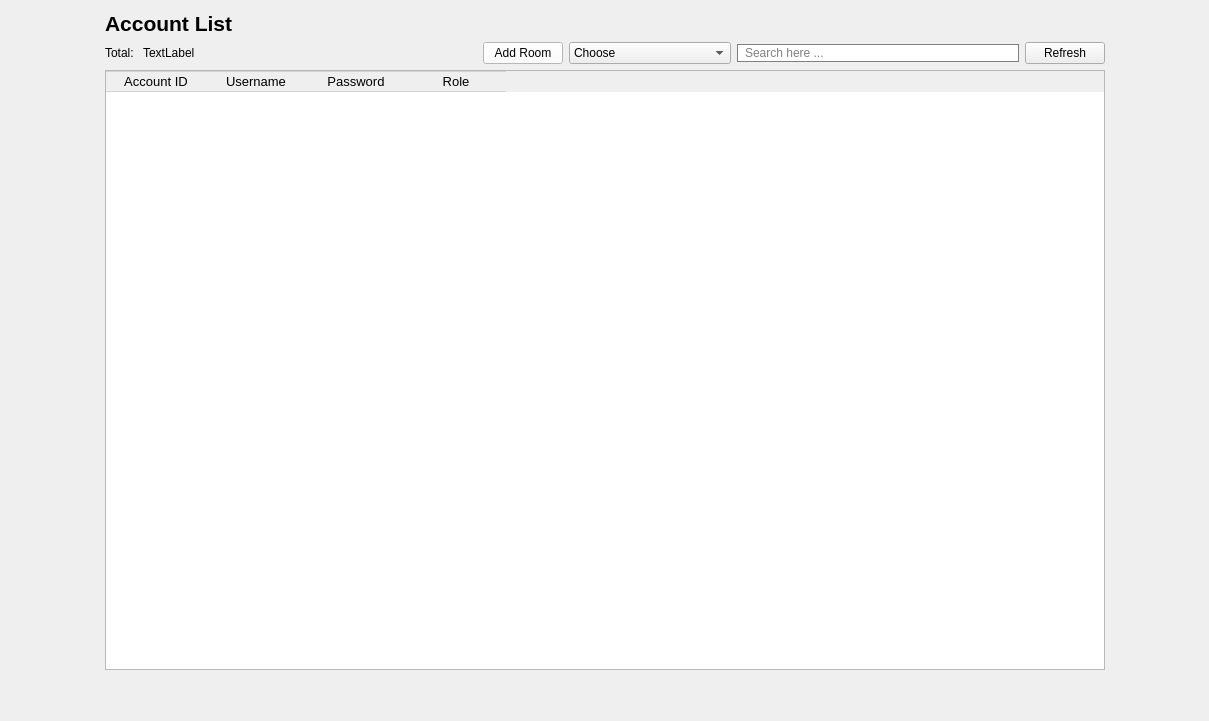
             <widget class="QWidget" name="page_10">
              <layout class="QHBoxLayout" name="horizontalLayout_51">
               <item>
                <spacer name="horizontalSpacer_42">
                 <property name="orientation">
                  <enum>Qt::Orientation::Horizontal</enum>
                 </property>
                 <property name="sizeHint" stdset="0">
                  <size>
                   <width>94</width>
                   <height>20</height>
                  </size>
                 </property>
                </spacer>
               </item>
               <item>
                <layout class="QVBoxLayout" name="verticalLayout_13">
                 <item>
                  <layout class="QHBoxLayout" name="horizontalLayout_15">
                   <item>
                    <widget class="QLabel" name="label_20">
                     <property name="font">
                      <font>
                       <pointsize>16</pointsize>
                       <bold>true</bold>
                      </font>
                     </property>
                     <property name="text">
                      <string>Account List</string>
                     </property>
                    </widget>
                   </item>
                   <item>
                    <spacer name="horizontalSpacer_23">
                     <property name="orientation">
                      <enum>Qt::Orientation::Horizontal</enum>
                     </property>
                     <property name="sizeHint" stdset="0">
                      <size>
                       <width>40</width>
                       <height>20</height>
                      </size>
                     </property>
                    </spacer>
                   </item>
                  </layout>
                 </item>
                 <item>
                  <layout class="QHBoxLayout" name="horizontalLayout_20">
                   <item>
                    <layout class="QHBoxLayout" name="horizontalLayout_31">
                     <item>
                      <widget class="QLabel" name="label_21">
                       <property name="text">
                        <string>Total: </string>
                       </property>
                      </widget>
                     </item>
                     <item>
                      <widget class="QLabel" name="totalroom_2">
                       <property name="text">
                        <string>TextLabel</string>
                       </property>
                      </widget>
                     </item>
                    </layout>
                   </item>
                   <item>
                    <spacer name="horizontalSpacer_24">
                     <property name="orientation">
                      <enum>Qt::Orientation::Horizontal</enum>
                     </property>
                     <property name="sizeHint" stdset="0">
                      <size>
                       <width>40</width>
                       <height>20</height>
                      </size>
                     </property>
                    </spacer>
                   </item>
                   <item>
                    <widget class="QPushButton" name="addroom_2">
                     <property name="minimumSize">
                      <size>
                       <width>70</width>
                       <height>0</height>
                      </size>
                     </property>
                     <property name="styleSheet">
                      <string notr="true">QPushButton{
background-color: rgb(255, 255, 255);
}</string>
                     </property>
                     <property name="text">
                      <string>Add Room</string>
                     </property>
                     <property name="icon">
                      <iconset>
                       <normaloff>:/new/prefix1/Resources/add.png</normaloff>:/new/prefix1/Resources/add.png</iconset>
                     </property>
                     <property name="iconSize">
                      <size>
                       <width>10</width>
                       <height>10</height>
                      </size>
                     </property>
                     <property name="checkable">
                      <bool>false</bool>
                     </property>
                    </widget>
                   </item>
                   <item>
                    <widget class="QComboBox" name="CBSR_2">
                     <item>
                      <property name="text">
                       <string>Choose</string>
                      </property>
                     </item>
                     <item>
                      <property name="text">
                       <string>Room ID</string>
                      </property>
                     </item>
                     <item>
                      <property name="text">
                       <string>Room Type</string>
                      </property>
                     </item>
                     <item>
                      <property name="text">
                       <string>Tên khách thuê</string>
                      </property>
                     </item>
                     <item>
                      <property name="text">
                       <string>Phòng đang trống</string>
                      </property>
                     </item>
                     <item>
                      <property name="text">
                       <string>Phòng đã có người thuê</string>
                      </property>
                     </item>
                     <item>
                      <property name="text">
                       <string>Phòng đang bảo trì</string>
                      </property>
                     </item>
                     <item>
                      <property name="text">
                       <string>Phòng đã đặt</string>
                      </property>
                     </item>
                    </widget>
                   </item>
                   <item>
                    <widget class="QLineEdit" name="LineEditSearchRoom_2">
                     <property name="styleSheet">
                      <string notr="true">QLineEdit{
padding-left:5px;
border: 1px solid gray;
border-radius: 10px;
}</string>
                     </property>
                     <property name="placeholderText">
                      <string>Search here ...</string>
                     </property>
                    </widget>
                   </item>
                   <item>
                    <widget class="QPushButton" name="Refbtn_2">
                     <property name="text">
                      <string>Refresh</string>
                     </property>
                     <property name="icon">
                      <iconset>
                       <normaloff>:/new/prefix1/Resources/reload.png</normaloff>:/new/prefix1/Resources/reload.png</iconset>
                     </property>
                    </widget>
                   </item>
                  </layout>
                 </item>
                 <item>
                  <widget class="QTableWidget" name="AccountTable">
                   <property name="minimumSize">
                    <size>
                     <width>1000</width>
                     <height>600</height>
                    </size>
                   </property>
                   <property name="font">
                    <font>
                     <pointsize>10</pointsize>
                    </font>
                   </property>
                   <property name="styleSheet">
                    <string notr="true">QPushButton{
	 border: none;
}
QTableWidget::item {
       border-right: none;
       border-left: none;
       border-bottom: 1px solid #D3D3D3;
}
QHeaderView::section {
       border: 1px solid #D3D3D3; 
       border-right: none;      
       border-left: none;       
}</string>
                   </property>
                   <property name="editTriggers">
                    <set>QAbstractItemView::EditTrigger::NoEditTriggers</set>
                   </property>
                   <property name="alternatingRowColors">
                    <bool>true</bool>
                   </property>
                   <property name="selectionMode">
                    <enum>QAbstractItemView::SelectionMode::NoSelection</enum>
                   </property>
                   <property name="showGrid">
                    <bool>false</bool>
                   </property>
                   <attribute name="horizontalHeaderVisible">
                    <bool>true</bool>
                   </attribute>
                   <attribute name="horizontalHeaderCascadingSectionResizes">
                    <bool>false</bool>
                   </attribute>
                   <attribute name="horizontalHeaderHighlightSections">
                    <bool>true</bool>
                   </attribute>
                   <attribute name="horizontalHeaderShowSortIndicator" stdset="0">
                    <bool>false</bool>
                   </attribute>
                   <attribute name="horizontalHeaderStretchLastSection">
                    <bool>false</bool>
                   </attribute>
                   <column>
                    <property name="text">
                     <string>Account ID</string>
                    </property>
                   </column>
                   <column>
                    <property name="text">
                     <string>Username</string>
                    </property>
                   </column>
                   <column>
                    <property name="text">
                     <string>Password</string>
                    </property>
                   </column>
                   <column>
                    <property name="text">
                     <string>Role</string>
                    </property>
                   </column>
                  </widget>
                 </item>
                 <item>
                  <spacer name="verticalSpacer_11">
                   <property name="orientation">
                    <enum>Qt::Orientation::Vertical</enum>
                   </property>
                   <property name="sizeHint" stdset="0">
                    <size>
                     <width>20</width>
                     <height>40</height>
                    </size>
                   </property>
                  </spacer>
                 </item>
                </layout>
               </item>
               <item>
                <spacer name="horizontalSpacer_43">
                 <property name="orientation">
                  <enum>Qt::Orientation::Horizontal</enum>
                 </property>
                 <property name="sizeHint" stdset="0">
                  <size>
                   <width>93</width>
                   <height>20</height>
                  </size>
                 </property>
                </spacer>
               </item>
              </layout>
             </widget>
